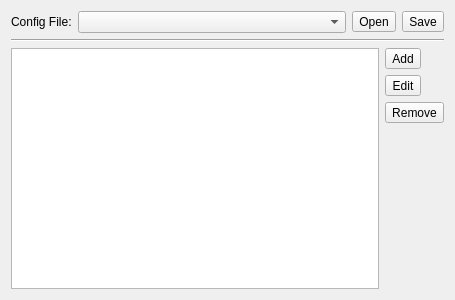
<?xml version="1.0" encoding="UTF-8"?>
<ui version="4.0">
 <class>WebconfForm</class>
 <widget class="QWidget" name="WebconfForm">
  <property name="geometry">
   <rect>
    <x>0</x>
    <y>0</y>
    <width>455</width>
    <height>300</height>
   </rect>
  </property>
  <property name="windowTitle">
   <string>Webconf</string>
  </property>
  <layout class="QVBoxLayout" name="form_layout">
   <item>
    <layout class="QHBoxLayout" name="path_layout">
     <item>
      <widget class="QLabel" name="path_label">
       <property name="text">
        <string>Config File:</string>
       </property>
       <property name="buddy">
        <cstring>path_edit</cstring>
       </property>
      </widget>
     </item>
     <item>
      <widget class="QComboBox" name="path_edit">
       <property name="sizePolicy">
        <sizepolicy hsizetype="Expanding" vsizetype="Fixed">
         <horstretch>0</horstretch>
         <verstretch>0</verstretch>
        </sizepolicy>
       </property>
      </widget>
     </item>
     <item>
      <widget class="QToolButton" name="open_button">
       <property name="text">
        <string>Open</string>
       </property>
      </widget>
     </item>
     <item>
      <widget class="QToolButton" name="save_button">
       <property name="text">
        <string>Save</string>
       </property>
      </widget>
     </item>
    </layout>
   </item>
   <item>
    <widget class="Line" name="filerepos_sep">
     <property name="orientation">
      <enum>Qt::Horizontal</enum>
     </property>
    </widget>
   </item>
   <item>
    <layout class="QHBoxLayout" name="repos_layout">
     <item>
      <widget class="QTreeView" name="repos_view">
       <property name="indentation">
        <number>0</number>
       </property>
       <property name="rootIsDecorated">
        <bool>false</bool>
       </property>
       <property name="itemsExpandable">
        <bool>false</bool>
       </property>
      </widget>
     </item>
     <item>
      <layout class="QVBoxLayout" name="addremove_layout">
       <item>
        <widget class="QToolButton" name="add_button">
         <property name="text">
          <string>Add</string>
         </property>
        </widget>
       </item>
       <item>
        <widget class="QToolButton" name="edit_button">
         <property name="text">
          <string>Edit</string>
         </property>
        </widget>
       </item>
       <item>
        <widget class="QToolButton" name="remove_button">
         <property name="text">
          <string>Remove</string>
         </property>
        </widget>
       </item>
       <item>
        <spacer name="addremove_spacer">
         <property name="orientation">
          <enum>Qt::Vertical</enum>
         </property>
         <property name="sizeHint" stdset="0">
          <size>
           <width>0</width>
           <height>0</height>
          </size>
         </property>
        </spacer>
       </item>
      </layout>
     </item>
    </layout>
   </item>
  </layout>
 </widget>
 <resources/>
 <connections/>
</ui>
